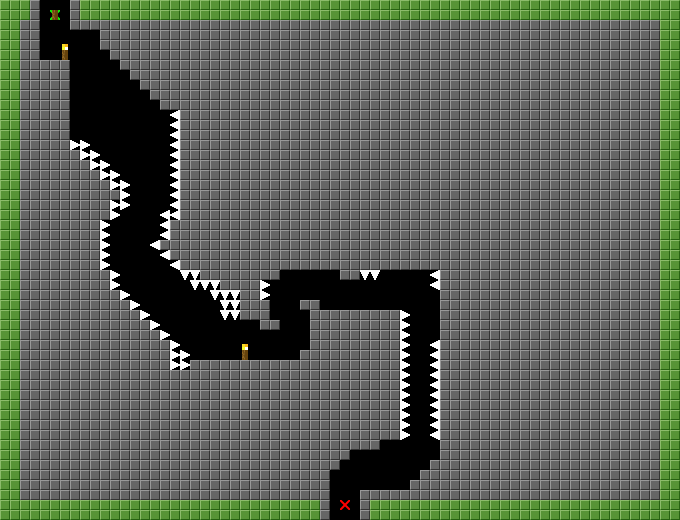

The image is a tile-based game level rendered from a .tmx file. Its description and source (layers, tilesets, objects; grid data summarised) follow:
An orthogonal 68x52 tile map with 10x10 px tiles, 3 tile layers (collision, platforms, map), 2 tilesets.

<map version="1.0" orientation="orthogonal" width="68" height="52" tilewidth="10" tileheight="10">
 <tileset firstgid="1" name="10pixTiles" tilewidth="10" tileheight="10">
  <image source="10pixTiles.PNG" width="60" height="20" />
  <tile id="0">
   <properties>
    <property name="Type" value="collision" />
   </properties>
  </tile>
  <tile id="5">
   <properties>
    <property name="Type" value="platform" />
   </properties>
  </tile>
  <tile id="7">
   <properties>
    <property name="Type" value="checkpoint" />
   </properties>
  </tile>
  <tile id="10">
   <properties>
    <property name="Type" value="end" />
   </properties>
  </tile>
  <tile id="11">
   <properties>
    <property name="Type" value="start" />
   </properties>
  </tile>
 </tileset>
 <tileset firstgid="13" name="10pixSpikes" tilewidth="10" tileheight="10">
  <image source="10pixSpikes.png" width="20" height="20" />
  <tile id="0">
   <properties>
    <property name="Type" value="spike" />
   </properties>
  </tile>
  <tile id="1">
   <properties>
    <property name="Type" value="spike" />
   </properties>
  </tile>
  <tile id="2">
   <properties>
    <property name="Type" value="spike" />
   </properties>
  </tile>
  <tile id="3">
   <properties>
    <property name="Type" value="spike" />
   </properties>
  </tile>
 </tileset>
 <layer name="collision" width="68" height="52">
  <data>[3536 cells, 2 non-empty, 2 distinct tile ids]</data>
 </layer>
 <layer name="platforms" width="68" height="52">
  <data>[3536 cells, 0 non-empty, 0 distinct tile ids]</data>
 </layer>
 <layer name="map" width="68" height="52">
  <data>[3536 cells, 3152 non-empty, 7 distinct tile ids]</data>
 </layer>
</map>
